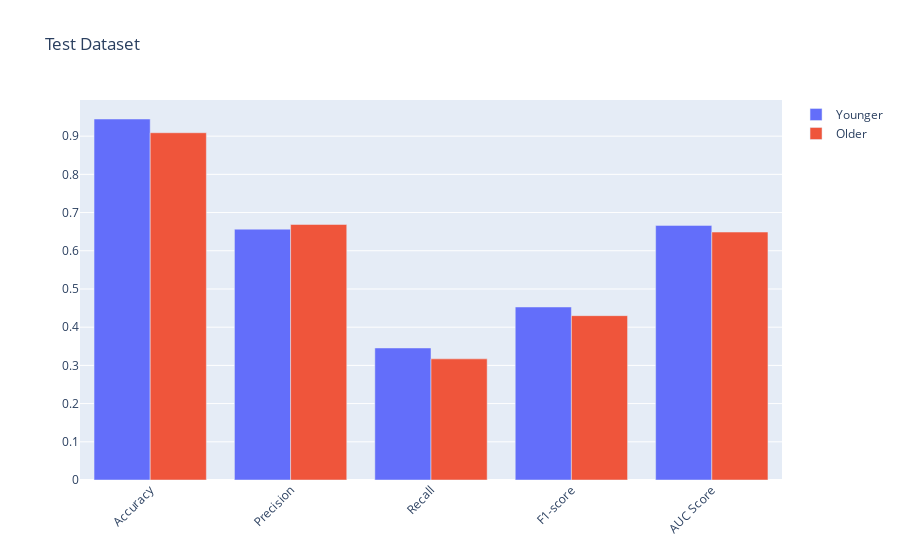

This figure's notebook cell:
### Code cell
plot_bar_results("Test", metrics_age)

### Figure 1 — Plotly figure (JSON) as saved in the notebook; plotly's stock layout.template omitted (floating-point values rounded to 4 significant figures)
{"data": [{"name": "Younger", "type": "bar", "x": ["Accuracy", "Precision", "Recall", "F1-score", "AUC Score"], "y": [0.9449, 0.6565, 0.3456, 0.4528, 0.6664]}, {"name": "Older", "type": "bar", "x": ["Accuracy", "Precision", "Recall", "F1-score", "AUC Score"], "y": [0.9089, 0.6689, 0.317, 0.4302, 0.649]}], "layout": {"barmode": "group", "title": {"text": "Test Dataset"}, "xaxis": {"tickangle": -45}}}
